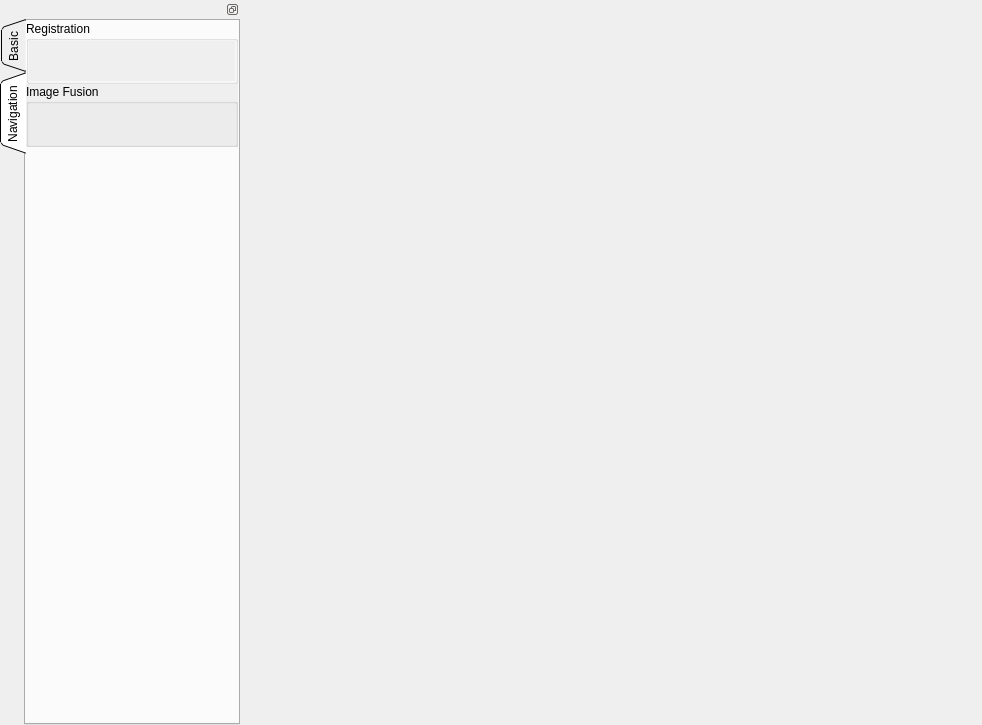
<?xml version="1.0" encoding="UTF-8"?>
<ui version="4.0">
 <class>stkSlicerApp</class>
 <widget class="QMainWindow" name="stkSlicerApp">
  <property name="geometry">
   <rect>
    <x>0</x>
    <y>0</y>
    <width>982</width>
    <height>725</height>
   </rect>
  </property>
  <property name="windowTitle">
   <string>stkSlicerApp</string>
  </property>
  <widget class="QWidget" name="centralWidget">
   <layout class="QHBoxLayout" name="horizontalLayout">
    <property name="spacing">
     <number>0</number>
    </property>
    <property name="margin">
     <number>0</number>
    </property>
    <item>
     <widget class="QWidget" name="slicerWidget" native="true"/>
    </item>
   </layout>
  </widget>
  <widget class="QDockWidget" name="dockWidget">
   <property name="minimumSize">
    <size>
     <width>240</width>
     <height>500</height>
    </size>
   </property>
   <property name="maximumSize">
    <size>
     <width>240</width>
     <height>524287</height>
    </size>
   </property>
   <property name="features">
    <set>QDockWidget::DockWidgetFloatable|QDockWidget::DockWidgetMovable</set>
   </property>
   <property name="allowedAreas">
    <set>Qt::LeftDockWidgetArea</set>
   </property>
   <attribute name="dockWidgetArea">
    <number>1</number>
   </attribute>
   <widget class="QWidget" name="dockWidgetContents">
    <layout class="QVBoxLayout" name="verticalLayout">
     <property name="spacing">
      <number>0</number>
     </property>
     <property name="margin">
      <number>0</number>
     </property>
     <item>
      <widget class="QTabWidget" name="tabWidget">
       <property name="tabPosition">
        <enum>QTabWidget::West</enum>
       </property>
       <property name="tabShape">
        <enum>QTabWidget::Triangular</enum>
       </property>
       <property name="currentIndex">
        <number>1</number>
       </property>
       <widget class="QWidget" name="basicTab">
        <attribute name="title">
         <string>Basic</string>
        </attribute>
        <layout class="QVBoxLayout" name="verticalLayout_6">
         <property name="spacing">
          <number>0</number>
         </property>
         <property name="margin">
          <number>0</number>
         </property>
         <item>
          <widget class="QGroupBox" name="DataGroupBox">
           <property name="title">
            <string>Data</string>
           </property>
           <layout class="QHBoxLayout" name="horizontalLayout_2">
            <property name="spacing">
             <number>0</number>
            </property>
            <property name="margin">
             <number>0</number>
            </property>
            <item>
             <widget class="stkSlicerDataWidget" name="SlicerDataWidget" native="true">
              <property name="minimumSize">
               <size>
                <width>0</width>
                <height>40</height>
               </size>
              </property>
              <property name="autoFillBackground">
               <bool>true</bool>
              </property>
             </widget>
            </item>
           </layout>
          </widget>
         </item>
         <item>
          <widget class="QGroupBox" name="LayoutGroupBox">
           <property name="title">
            <string>Window Layout</string>
           </property>
           <layout class="QVBoxLayout" name="verticalLayout_2">
            <property name="spacing">
             <number>0</number>
            </property>
            <property name="margin">
             <number>0</number>
            </property>
            <item>
             <widget class="stkSlicerLayoutWidget" name="SlicerLayoutWidget" native="true">
              <property name="minimumSize">
               <size>
                <width>0</width>
                <height>40</height>
               </size>
              </property>
              <property name="autoFillBackground">
               <bool>true</bool>
              </property>
             </widget>
            </item>
           </layout>
          </widget>
         </item>
         <item>
          <widget class="QGroupBox" name="SliceNodeGroupBox">
           <property name="title">
            <string>Slice Display</string>
           </property>
           <layout class="QVBoxLayout" name="verticalLayout_5">
            <property name="spacing">
             <number>0</number>
            </property>
            <property name="margin">
             <number>0</number>
            </property>
            <item>
             <widget class="stkSlicerSliceNodeWidget" name="SliceNodeWidget" native="true">
              <property name="minimumSize">
               <size>
                <width>0</width>
                <height>40</height>
               </size>
              </property>
              <property name="autoFillBackground">
               <bool>true</bool>
              </property>
             </widget>
            </item>
           </layout>
          </widget>
         </item>
         <item>
          <widget class="QGroupBox" name="VolumeRenderingGroupBox">
           <property name="title">
            <string>Volume Rendering</string>
           </property>
           <layout class="QVBoxLayout" name="verticalLayout_4">
            <property name="spacing">
             <number>0</number>
            </property>
            <property name="margin">
             <number>0</number>
            </property>
            <item>
             <widget class="stkSlicerVolumeRenderingWidget" name="VolumeRenderingWidget" native="true">
              <property name="minimumSize">
               <size>
                <width>0</width>
                <height>40</height>
               </size>
              </property>
              <property name="autoFillBackground">
               <bool>true</bool>
              </property>
             </widget>
            </item>
           </layout>
          </widget>
         </item>
         <item>
          <widget class="QGroupBox" name="VolumeDisplayGroupBox">
           <property name="title">
            <string>Volume Display</string>
           </property>
           <layout class="QVBoxLayout" name="verticalLayout_3">
            <property name="spacing">
             <number>0</number>
            </property>
            <property name="margin">
             <number>0</number>
            </property>
            <item>
             <widget class="qSlicerVolumeDisplayWidget" name="VolumeDisplayWidget" native="true">
              <property name="minimumSize">
               <size>
                <width>0</width>
                <height>40</height>
               </size>
              </property>
              <property name="autoFillBackground">
               <bool>true</bool>
              </property>
             </widget>
            </item>
           </layout>
          </widget>
         </item>
         <item>
          <spacer name="verticalSpacer">
           <property name="orientation">
            <enum>Qt::Vertical</enum>
           </property>
           <property name="sizeHint" stdset="0">
            <size>
             <width>20</width>
             <height>879</height>
            </size>
           </property>
          </spacer>
         </item>
        </layout>
       </widget>
       <widget class="QWidget" name="NavigationTab">
        <attribute name="title">
         <string>Navigation</string>
        </attribute>
        <layout class="QVBoxLayout" name="verticalLayout_9">
         <property name="spacing">
          <number>0</number>
         </property>
         <property name="margin">
          <number>0</number>
         </property>
         <item>
          <widget class="QGroupBox" name="FiducialMarkerRegistrationGroupBox">
           <property name="title">
            <string>Registration</string>
           </property>
           <layout class="QVBoxLayout" name="verticalLayout_7">
            <property name="spacing">
             <number>0</number>
            </property>
            <property name="margin">
             <number>0</number>
            </property>
            <item>
             <widget class="stkFiducialMarkerRegistrationWidget" name="FiducialMarkerRegistrationWidget" native="true">
              <property name="minimumSize">
               <size>
                <width>0</width>
                <height>40</height>
               </size>
              </property>
              <property name="autoFillBackground">
               <bool>true</bool>
              </property>
             </widget>
            </item>
           </layout>
          </widget>
         </item>
         <item>
          <widget class="QGroupBox" name="UltrasoundImageFusionGroupBox">
           <property name="autoFillBackground">
            <bool>true</bool>
           </property>
           <property name="title">
            <string>Image Fusion</string>
           </property>
           <layout class="QVBoxLayout" name="verticalLayout_8">
            <property name="spacing">
             <number>0</number>
            </property>
            <property name="margin">
             <number>0</number>
            </property>
            <item>
             <widget class="stkUltrasoundImageFusionWidget" name="UltrasoundImageFusionWidget" native="true">
              <property name="minimumSize">
               <size>
                <width>0</width>
                <height>40</height>
               </size>
              </property>
             </widget>
            </item>
           </layout>
          </widget>
         </item>
         <item>
          <spacer name="verticalSpacer_2">
           <property name="orientation">
            <enum>Qt::Vertical</enum>
           </property>
           <property name="sizeHint" stdset="0">
            <size>
             <width>20</width>
             <height>813</height>
            </size>
           </property>
          </spacer>
         </item>
        </layout>
       </widget>
      </widget>
     </item>
    </layout>
   </widget>
  </widget>
 </widget>
 <layoutdefault spacing="6" margin="11"/>
 <customwidgets>
  <customwidget>
   <class>qSlicerVolumeDisplayWidget</class>
   <extends>QWidget</extends>
   <header>qSlicerVolumeDisplayWidget.h</header>
   <container>1</container>
  </customwidget>
  <customwidget>
   <class>stkSlicerLayoutWidget</class>
   <extends>QWidget</extends>
   <header>stkSlicerLayoutWidget.h</header>
   <container>1</container>
  </customwidget>
  <customwidget>
   <class>stkSlicerDataWidget</class>
   <extends>QWidget</extends>
   <header>stkSlicerDataWidget.h</header>
   <container>1</container>
  </customwidget>
  <customwidget>
   <class>stkSlicerVolumeRenderingWidget</class>
   <extends>QWidget</extends>
   <header>stkSlicerVolumeRenderingWidget.h</header>
   <container>1</container>
  </customwidget>
  <customwidget>
   <class>stkSlicerSliceNodeWidget</class>
   <extends>QWidget</extends>
   <header>stkSlicerSliceNodeWidget.h</header>
   <container>1</container>
  </customwidget>
  <customwidget>
   <class>stkFiducialMarkerRegistrationWidget</class>
   <extends>QWidget</extends>
   <header>stkFiducialMarkerRegistrationWidget.h</header>
   <container>1</container>
  </customwidget>
  <customwidget>
   <class>stkUltrasoundImageFusionWidget</class>
   <extends>QWidget</extends>
   <header location="global">stkUltrasoundImageFusionWidget.h</header>
   <container>1</container>
  </customwidget>
 </customwidgets>
 <resources/>
 <connections/>
</ui>
